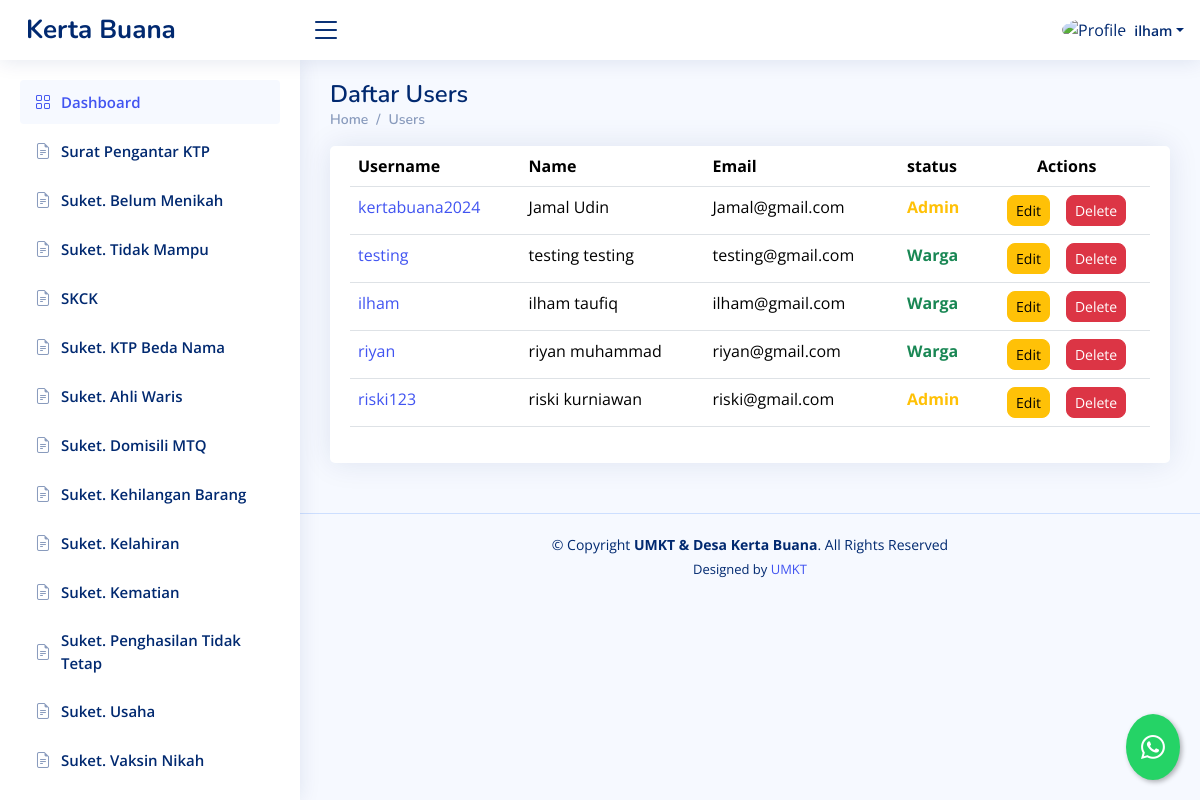
Screenshot of /dashboard/daftar-user/ (signed in) with the database file from the repository.
### dashboard/models.py (models this page shows, shortened)
class Profile(models.Model):
    user = models.OneToOneField(User, on_delete=models.CASCADE)
    nik = models.CharField(max_length=200)
    ktp = models.URLField(blank=True, null=True)

### dashboard/views.py (the view)
# urls.py: path('daftar-user/', daftaruser, name='daftar_user'),
@login_required
def daftaruser(request):
    template_name = "backend/daftaruser.html"
    profile = Profile.objects.all()
    context = {
        "profile":profile,
    }
    return render(request,template_name, context)

### templates/backend/daftaruser.html
{% extends "backend/base_ui.html" %} {% load static %} {% load custom_filters %} {% block konten %}
<div class="pagetitle">
  <h1>Daftar Users</h1>
  <nav>
    <ol class="breadcrumb">
      <li class="breadcrumb-item"><a href="{% url 'dashboard' %}">Home</a></li>
      <li class="breadcrumb-item">Users</li>
    </ol>
  </nav>
</div>
<section class="section">
  <div class="row">
    <div class="col-lg-12">
      <div class="card">
        <div class="card-body">
          <div class="table-responsive">
            <table class="table datatable">
              <thead>
                <tr>
                  <th>Username</th>
                  <th>Name</th>
                  <th>Email</th>
                  <th>status</th>
                  <th class="text-center">Actions</th>
                </tr>
              </thead>
              <tbody>
                {% for users in profile %}
                <tr>
                  <td><a href="{% url 'detail_user' users.user.id %}">{{ users.user.username }}</a></td>
                  <td>
                    {{ users.user.first_name }} {{ users.user.last_name }}
                  </td>
                  <td>{{ users.user.email }}</td>
                  {% if users.user.is_superuser %}
                  <td class="text-warning fw-bold">Admin</td>
                  {% else %}
                  <td class="text-success fw-bold">Warga</td>
                  {% endif %}
                  <td class="text-center">
                    <div
                      class="btn-group gap-3"
                      role="group"
                      aria-label="Action buttons"
                    >
                    <a
                    href="{% url 'edit_user' users.user.id %}"
                    class="text-decoration-none"
                  >
                    <button type="button" class="btn btn-warning btn-sm rounded-3">
                      Edit
                    </button>
                  </a>
                      <a
                        href="{% url 'hapus_user' users.user.id %}"
                        class="text-decoration-none"
                      >
                        <button
                          type="button"
                          class="btn btn-danger btn-sm rounded-3"
                        >
                          Delete
                        </button>
                      </a>
                    </div>
                  </td>
                </tr>
                {% endfor %}
              </tbody>
            </table>
          </div>
        </div>
      </div>
    </div>
  </div>
</section>
{% endblock konten %}

### templates/backend/base_ui.html (shortened to what this page needs)
{% load static %}
<!DOCTYPE html>
<html lang="en">
  <head>
    <link
      href="{% static 'backend/vendor/bootstrap/css/bootstrap.min.css'%}"
      rel="stylesheet"
    />
    <link
      href="{% static 'backend/vendor/bootstrap-icons/bootstrap-icons.css'%}"
      rel="stylesheet"
    />
    <link
      href="{% static 'backend/vendor/boxicons/css/boxicons.min.css'%}"
      rel="stylesheet"
    />
    <link
      href="{% static 'backend/vendor/quill/quill.snow.css'%}"
      rel="stylesheet"
    />
    <link
      href="{% static 'backend/vendor/quill/quill.bubble.css'%}"
      rel="stylesheet"
    />
    <link
      href="{% static 'backend/vendor/remixicon/remixicon.css'%}"
      rel="stylesheet"
    />
    <link
      href="{% static 'backend/vendor/simple-datatables/style.css'%}"
      rel="stylesheet"
    />
    <link href="{% static 'backend/css/style.css'%}" rel="stylesheet" />
  </head>
  <body>
    <header id="header" class="header fixed-top d-flex align-items-center">
      <div class="d-flex align-items-center justify-content-between">
        <a href="{% url 'welcome'%}" class="logo d-flex align-items-center">
          <span class="d-none d-lg-block">Kerta Buana</span>
        </a>
        <i class="bi bi-list toggle-sidebar-btn"></i>
      </div>
      <nav class="header-nav ms-auto">
        <ul class="d-flex align-items-center">
          <li class="nav-item dropdown pe-3">
            <a
              class="nav-link nav-profile d-flex align-items-center pe-0"
              href="#"
              data-bs-toggle="dropdown"
            >
              {% if user.is_superuser %}
              <img
                src="{% static 'backend/img/orang.png'%}"
                alt="Profile"
                class="rounded-circle"
              />
              {% else %}
              <img
                src="{% static 'backend/img/family.png'%}"
                alt="Profile"
                class="rounded-circle"
              />
              {% endif %}
              <span class="d-none d-md-block dropdown-toggle ps-2"
                >{{request.user.username}}</span
              > </a
            >
          </li>
        </ul>
      </nav>
    </header>
    <aside id="sidebar" class="sidebar">
      <ul class="sidebar-nav" id="sidebar-nav">
        <li class="nav-item">
          <a class="nav-link" href="{% url 'dashboard'%}">
            <i class="bi bi-grid"></i>
            <span>Dashboard</span>
          </a>
        </li>
        {% if user.is_superuser %}
        <li class="nav-item">
          <a
            class="nav-link collapsed"
            data-bs-target="#forms-nav"
            data-bs-toggle="collapse"
            href="#"
          >
            <i class="bi bi-journal-text"></i><span>Surat</span
            ><i class="bi bi-chevron-down ms-auto"></i>
          </a>
          <ul
            id="forms-nav"
            class="nav-content collapse"
            data-bs-parent="#sidebar-nav"
          >
            <li>
              <a href="{% url 'suketpermohonanktp' %}">
                <i class="bi bi-circle"></i><span>Surat Pengantar KTP</span>
              </a>
            </li>
            <li>
              <a href="{% url 'suketbelummenikah'%}">
                <i class="bi bi-circle"></i><span>Suket. Belum Menikah</span>
              </a>
            </li>
            <li>
              <a href="{% url 'sukettidakmampu'%}">
                <i class="bi bi-circle"></i><span>Suket. Tidak Mampu</span>
              </a>
            </li>
            <li>
              <a href="{% url 'skck'%}">
                <i class="bi bi-circle"></i><span>SKCK</span>
              </a>
            </li>
            <li>
              <a href="{% url 'suketktpbedanama'%}">
                <i class="bi bi-circle"></i><span>Suket. KTP Beda Nama</span>
              </a>
            </li>
            <li>
              <a href="{% url 'suketahliwaris' %}">
                <i class="bi bi-circle"></i><span>Suket. Ahli Waris</span>
              </a>
            </li>
            <li>
              <a href="{% url 'suketMTQ'%}">
                <i class="bi bi-circle"></i><span>Suket. Domisili MTQ</span>
              </a>
            </li>
            <li>
              <a href="{% url 'suketkehilangan' %}">
                <i class="bi bi-circle"></i
                ><span>Suket. Kehilangan Barang</span>
              </a>
            </li>
            <li>
              <a href="{% url 'suketkelahiran' %}">
                <i class="bi bi-circle"></i><span>Suket. Kelahiran</span>
              </a>
            </li>
            <li>
              <a href="{% url 'suketkematian' %}">
                <i class="bi bi-circle"></i><span>Suket. Kematian</span>
              </a>
            </li>
            <li>
              <a href="{% url 'suketpenghasilantidaktetap' %}">
                <i class="bi bi-circle"></i
                ><span>Suket. Penghasilan Tidak Tetap</span>
              </a>
            </li>
            <li>
              <a href="{% url 'suketusaha' %}">
                <i class="bi bi-circle"></i><span>Suket. Usaha</span>
              </a>
            </li>
            <li>
              <a href="{% url 'suketvaksinnikah' %}">
                <i class="bi bi-circle"></i><span>Suket. Vaksin Nikah</span>
              </a>
            </li>
            <li>
              <a href="{% url 'suketpindahnikah' %}">
                <i class="bi bi-circle"></i><span>Suket. Pindah Nikah</span>
              </a>
            </li>
            <li>
              <a href="{% url 'suketrekkeltani' %}">
                <i class="bi bi-circle"></i><span>Suket. Kelompok Tani</span>
              </a>
            </li>
          </ul>
        </li>
        {% else %}
        <li class="nav-item">
          <a class="nav-link collapsed" href="{% url 'suketpermohonanktp' %}">
            <i class="bi bi-file-earmark-text"></i
            ><span>Surat Pengantar KTP</span>
          </a>
        </li>
        <li class="nav-item">
          <a class="nav-link collapsed" href="{% url 'suketbelummenikah'%}">
            <i class="bi bi-file-earmark-text"></i
            ><span>Suket. Belum Menikah</span>
          </a>
        </li>
        <li class="nav-item">
          <a class="nav-link collapsed" href="{% url 'sukettidakmampu'%}">
            <i class="bi bi-file-earmark-text"></i
            ><span>Suket. Tidak Mampu</span>
          </a>
        </li>
        <li class="nav-item">
          <a class="nav-link collapsed" href="{% url 'skck'%}">
            <i class="bi bi-file-earmark-text"></i><span>SKCK</span>
          </a>
        </li>
        <li class="nav-item">
          <a class="nav-link collapsed" href="{% url 'suketktpbedanama'%}">
            <i class="bi bi-file-earmark-text"></i
            ><span>Suket. KTP Beda Nama</span>
          </a>
        </li>
        <li class="nav-item">
          <a class="nav-link collapsed" href="{% url 'suketahliwaris' %}">
            <i class="bi bi-file-earmark-text"></i
            ><span>Suket. Ahli Waris</span>
          </a>
        </li>
        <li class="nav-item">
          <a class="nav-link collapsed" href="{% url 'suketMTQ'%}">
            <i class="bi bi-file-earmark-text"></i
            ><span>Suket. Domisili MTQ</span>
          </a>
        </li>
        <li class="nav-item">
          <a class="nav-link collapsed" href="{% url 'suketkehilangan' %}">
            <i class="bi bi-file-earmark-text"></i
            ><span>Suket. Kehilangan Barang</span>
          </a>
        </li>
        <li class="nav-item">
          <a class="nav-link collapsed" href="{% url 'suketkelahiran' %}">
            <i class="bi bi-file-earmark-text"></i><span>Suket. Kelahiran</span>
          </a>
        </li>
        <li class="nav-item">
          <a class="nav-link collapsed" href="{% url 'suketkematian' %}">
            <i class="bi bi-file-earmark-text"></i><span>Suket. Kematian</span>
          </a>
        </li>
        <li class="nav-item">
          <a
            class="nav-link collapsed"
            href="{% url 'suketpenghasilantidaktetap' %}"
          >
            <i class="bi bi-file-earmark-text"></i
            ><span>Suket. Penghasilan Tidak Tetap</span>
          </a>
        </li>
        <li class="nav-item">
          <a class="nav-link collapsed" href="{% url 'suketusaha' %}">
            <i class="bi bi-file-earmark-text"></i><span>Suket. Usaha</span>
          </a>
        </li>
        <li class="nav-item">
          <a class="nav-link collapsed" href="{% url 'suketvaksinnikah' %}">
            <i class="bi bi-file-earmark-text"></i
            ><span>Suket. Vaksin Nikah</span>
          </a>
        </li>
        <li class="nav-item">
          <a class="nav-link collapsed" href="{% url 'suketpindahnikah' %}">
          </a>
        </li>
        {% endif %}
      </ul>
    </aside>
    <main id="main" class="main">
      {% block konten %}{% endblock konten %}
    </main>
    <footer id="footer" class="footer">
      <div class="copyright">
        &copy; Copyright <strong><span>UMKT & Desa Kerta Buana</span></strong
        >. All Rights Reserved
      </div>
      <div class="credits">
        Designed by <a href="https://www.umkt.ac.id/">UMKT</a>
      </div>
    </footer>
    <a
      href="https://wa.me/6281234567890?text=Halo,%20saya%20butuh%20bantuan"
      class="whatsapp-float"
      target="_blank"
      title="Hubungi kami via WhatsApp"
    >
      <i class="bi bi-whatsapp"></i>
    </a>
  </body>
</html>

### static/backend/css/style.css (style rules this page uses)
:root { scroll-behavior: smooth; }
body { font-family: "Open Sans", sans-serif; background: #f6f9ff; color: #444444; }
a { color: #4154f1; text-decoration: none; }
h1, h2, h3, h4, h5, h6 { font-family: "Nunito", sans-serif; }
#main { margin-top: 60px; padding: 20px 30px; transition: all 0.3s; }
.pagetitle { margin-bottom: 10px; }
.pagetitle h1 { font-size: 24px; margin-bottom: 0; font-weight: 600; color: #012970; }
.card { margin-bottom: 30px; border: none; border-radius: 5px; box-shadow: 0px 0 30px rgba(1, 41, 112, 0.1); }
.card-body { padding: 0 20px 20px 20px; }
.breadcrumb { font-size: 14px; font-family: "Nunito", sans-serif; color: #899bbd; font-weight: 600; }
.breadcrumb a { color: #899bbd; transition: 0.3s; }
.breadcrumb .breadcrumb-item::before { color: #899bbd; }
.logo { line-height: 1; }
@media (min-width: 1200px) { .logo { width: 280px; } }
.logo span { font-size: 26px; font-weight: 700; color: #012970; font-family: "Nunito", sans-serif; }
.header { transition: all 0.5s; z-index: 997; height: 60px; box-shadow: 0px 2px 20px rgba(1, 41, 112, 0.1); background-color: #fff; padding-left: 20px; }
.header .toggle-sidebar-btn { font-size: 32px; padding-left: 10px; cursor: pointer; color: #012970; }
.header-nav ul { list-style: none; }
.header-nav>ul { margin: 0; padding: 0; }
.header-nav .nav-profile { color: #012970; }
.header-nav .nav-profile img { max-height: 36px; }
.header-nav .nav-profile span { font-size: 14px; font-weight: 600; }
.sidebar { position: fixed; top: 60px; left: 0; bottom: 0; width: 300px; z-index: 996; transition: all 0.3s; padding: 20px; overflow-y: auto; scrollbar-width: thin; scrollbar-color: #aab7cf transparent; box-shadow: 0px 0px 20px rgba(1, 41, 112, 0.1); background-color: #fff; }
@media (min-width: 1200px) { #main, #footer { margin-left: 300px; } }
.sidebar-nav { padding: 0; margin: 0; list-style: none; }
.sidebar-nav li { padding: 0; margin: 0; list-style: none; }
.sidebar-nav .nav-item { margin-bottom: 5px; }
.sidebar-nav .nav-link { display: flex; align-items: center; font-size: 15px; font-weight: 600; color: #4154f1; transition: 0.3; background: #f6f9ff; padding: 10px 15px; border-radius: 4px; }
.sidebar-nav .nav-link i { font-size: 16px; margin-right: 10px; color: #4154f1; }
.sidebar-nav .nav-link.collapsed { color: #012970; background: #fff; }
.sidebar-nav .nav-link.collapsed i { color: #899bbd; }
.footer { padding: 20px 0; font-size: 14px; transition: all 0.3s; border-top: 1px solid #cddfff; }
.footer .copyright { text-align: center; color: #012970; }
.footer .credits { padding-top: 5px; text-align: center; font-size: 13px; color: #012970; }
.whatsapp-float { position: fixed; bottom: 20px; right: 20px; background-color: #25D366; color: white; border-radius: 50%; padding: 15px; box-shadow: 2px 2px 5px rgba(0, 0, 0, 0.3); z-index: 1000; font-size: 24px; transition: all 0.3s ease; }
.whatsapp-float i { margin-right: 0; }

### rows the page displays
Profile: user.username "kertabuana2024", user.first_name "Jamal", user.last_name "Udin", user.email "Jamal@gmail.com", shows "Admin"
Profile: user.username "testing", user.first_name "testing", user.last_name "testing", user.email "testing@gmail.com", shows "Warga"
Profile: user.username "ilham", user.first_name "ilham", user.last_name "taufiq", user.email "ilham@gmail.com", shows "Warga"
Profile: user.username "riyan", user.first_name "riyan", user.last_name "muhammad", user.email "riyan@gmail.com", shows "Warga"
Profile: user.username "riski123", user.first_name "riski", user.last_name "kurniawan", user.email "riski@gmail.com", shows "Admin"

### other values shown
{{ request.user.username }} "ilham"
